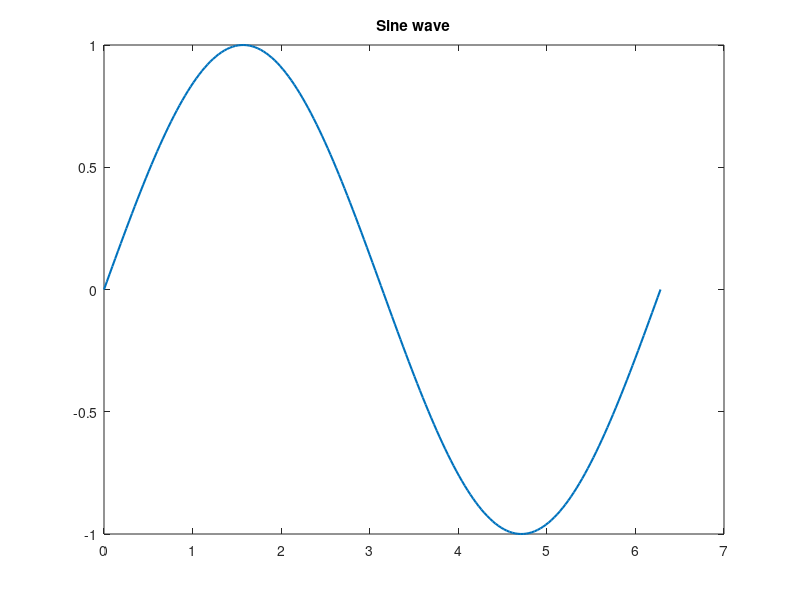

This chart was generated by the following MATLAB code:
% Export a generated plot to a temporary PNG image.
t = linspace(0, 2 * pi, 200);
figureHandle = figure('Visible', 'off');
plot(t, sin(t), 'LineWidth', 1.5);
title('Sine wave');
filename = [tempdir(), 'nelson-sine.png'];
saveas(figureHandle, filename);
close(figureHandle);
disp(['Image written to: ', filename]);
